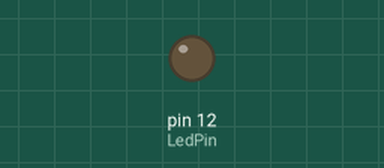
Recording of a program running on a simulated Raspberry Pi (header pin numbers). Shown: output pins drawn as LEDs (lit = HIGH).

Above: at 0.05 s.
At 4.55 s:
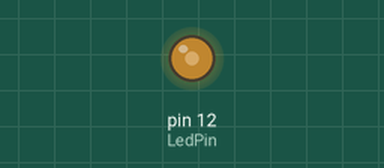
At 9.05 s:
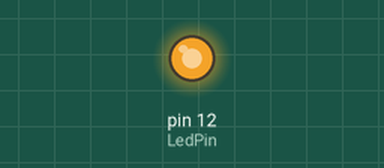
At 18.15 s:
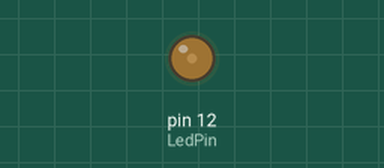
Timing chart, 0 to 26.0 s (numbered marks = the images above):
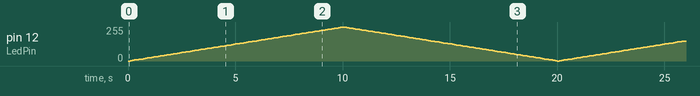

The program:

PWMLed.py
```python
import RPi.GPIO as GPIO
import time

class PWMControl():
    def __init__(self):
        self.LedPin = 12
        self.pwm = None

    def setMode(self):
        GPIO.setmode(GPIO.BOARD)
        GPIO.setup(self.LedPin, GPIO.OUT)
        self.pwm = GPIO.PWM(self.LedPin, 1000)
        self.pwm.start(0)

    def Control(self):
        while True:
            try:
                for i in range(100):
                    self.pwm.ChangeDutyCycle(i)
                    time.sleep(0.1)
                for i in range(100, 0, -1):
                    self.pwm.ChangeDutyCycle(i)
                    time.sleep(0.1)
            except KeyboardInterrupt:
                self.pwm.stop()
                GPIO.cleanup()
                print("Stop the Led")
                exit()

if __name__ == '__main__':
    call = PWMControl()
    call.setMode()
    call.Control()
```
